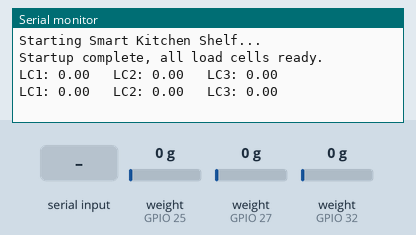
Simulated run of this sketch. Board: ESP32. Parts: the last lines printed to the serial monitor. The test bench sets the inputs (shaded band); at power-on: weight on the scale (sensors on GPIO 25, GPIO 27, GPIO 32) 0 g. WiFi joins after 1.5 s; servers stay silent unless stated.

Above: at 10.2 s.
10.3 s: "t" received over Serial
At 10.9 s:
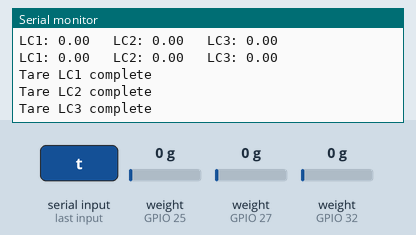
11.8 s: weight on the scale (sensor on GPIO 25) set to 100 g
At 12.4 s:
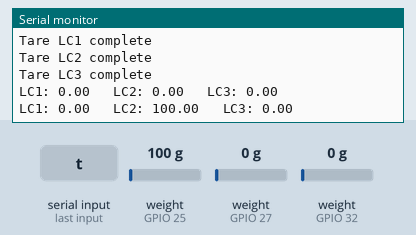
13.3 s: weight on the scale (sensor on GPIO 27) set to 100 g
At 14.6 s:
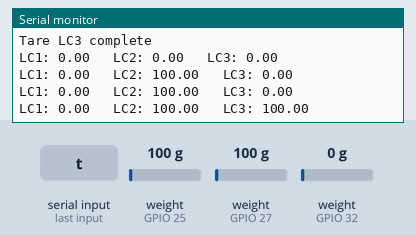
14.8 s: weight on the scale (sensor on GPIO 32) set to 100 g
At 15.8 s:
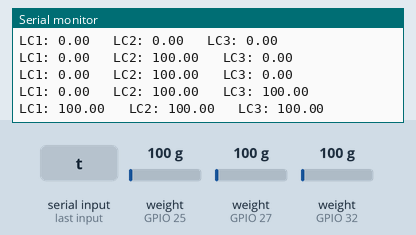
16.3 s: weight on the scale (sensor on GPIO 25) set to 1250 g
At 17.6 s:
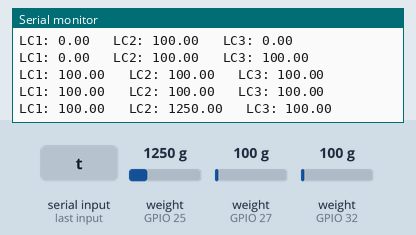
17.8 s: weight on the scale (sensor on GPIO 27) set to 1250 g
At 18.7 s:
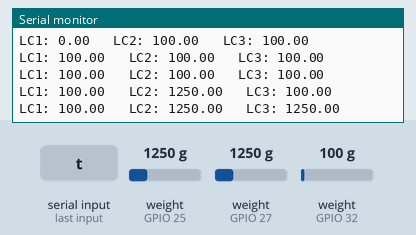
Timing chart, 0 to 20.3 s (numbered marks = the images above; inputs shaded):
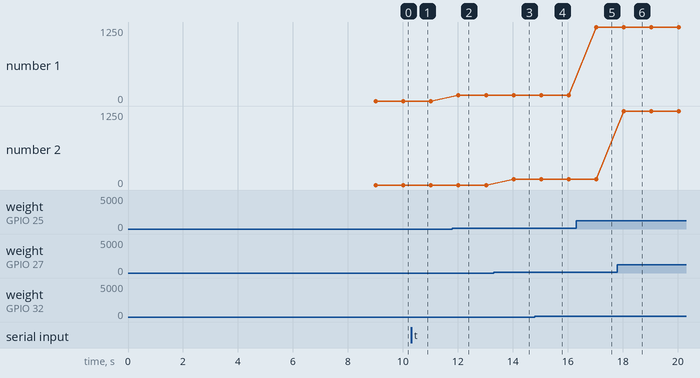

Measured:
- after the input at 10.3 s, the serial monitor: prints a new line at once (image 1)
- after the input at 11.8 s, the serial monitor: prints a new line after 0.22 s (image 2)
- after the input at 13.3 s, the serial monitor: prints a new line after 0.73 s (image 3)
- after the input at 14.8 s, the serial monitor: prints a new line after 0.23 s (image 4)
- after the input at 16.3 s, the serial monitor: prints a new line after 0.73 s (image 5)
- after the input at 17.8 s, the serial monitor: prints a new line after 0.24 s (image 6)
- plotted number 1: 0 → 100 after the input at 11.8 s, 100 → 1250 after the input at 16.3 s

The sketch:

Read_and_Upload_to_Blynk.ino
```cpp
#define BLYNK_TEMPLATE_ID   "TMPL6XEybgOny"
#define BLYNK_TEMPLATE_NAME "Smart Kitchen Shelf"
#define BLYNK_AUTH_TOKEN    "5JwB2c5uMV_s0WmHNYrf91dN-_fukqah"

#include <HX711_ADC.h>
#include <WiFi.h>
#include <BlynkSimpleEsp32.h>
#if defined(ESP8266) || defined(ESP32) || defined(AVR)
#include <EEPROM.h>
#endif


char ssid[] = "xenos";
char pass[] = "01912390015";

const int HX711_dout_1 = 32;
const int HX711_sck_1  = 33;
const int HX711_dout_2 = 25;
const int HX711_sck_2  = 26;
const int HX711_dout_3 = 27;
const int HX711_sck_3  = 14;


HX711_ADC LoadCell_1(HX711_dout_1, HX711_sck_1);
HX711_ADC LoadCell_2(HX711_dout_2, HX711_sck_2);
HX711_ADC LoadCell_3(HX711_dout_3, HX711_sck_3);

float calibrationValue_1 = -412.10;
float calibrationValue_2 = 719.47;
float calibrationValue_3 = -389.26;

unsigned long t = 0;

void setup() {
  Serial.begin(57600); delay(10);
  Serial.println();
  Serial.println("Starting Smart Kitchen Shelf...");


  Blynk.begin(BLYNK_AUTH_TOKEN, ssid, pass);


  LoadCell_1.begin();
  LoadCell_2.begin();
  LoadCell_3.begin();

  unsigned long stabilizingtime = 2000;
  boolean _tare = true;

  byte lc1_rdy = 0, lc2_rdy = 0, lc3_rdy = 0;

  while ((lc1_rdy + lc2_rdy + lc3_rdy) < 3) {
    if (!lc1_rdy) lc1_rdy = LoadCell_1.startMultiple(stabilizingtime, _tare);
    if (!lc2_rdy) lc2_rdy = LoadCell_2.startMultiple(stabilizingtime, _tare);
    if (!lc3_rdy) lc3_rdy = LoadCell_3.startMultiple(stabilizingtime, _tare);
  }

  if (LoadCell_1.getTareTimeoutFlag()) Serial.println("Timeout HX711 #1");
  if (LoadCell_2.getTareTimeoutFlag()) Serial.println("Timeout HX711 #2");
  if (LoadCell_3.getTareTimeoutFlag()) Serial.println("Timeout HX711 #3");

  LoadCell_1.setCalFactor(calibrationValue_1);
  LoadCell_2.setCalFactor(calibrationValue_2);
  LoadCell_3.setCalFactor(calibrationValue_3);

  Serial.println("Startup complete, all load cells ready.");
}

void loop() {
  Blynk.run();

  static boolean newDataReady = 0;
  const int sendInterval = 1000;


  if (LoadCell_1.update()) newDataReady = true;
  if (LoadCell_2.update()) newDataReady = true;
  if (LoadCell_3.update()) newDataReady = true;

  if (newDataReady) {
    if (millis() > t + sendInterval) {
      float val1 = LoadCell_1.getData();
      float val2 = LoadCell_2.getData();
      float val3 = LoadCell_3.getData();

      Serial.print("LC1: "); Serial.print(val1);
      Serial.print("   LC2: "); Serial.print(val2);
      Serial.print("   LC3: "); Serial.println(val3);
      Serial.println();

      Blynk.virtualWrite(V0, val1);
      Blynk.virtualWrite(V1, val2);
      Blynk.virtualWrite(V2, val3);

      newDataReady = 0;
      t = millis();
    }
  }


  if (Serial.available() > 0) {
    char inByte = Serial.read();
    if (inByte == 't') {
      LoadCell_1.tareNoDelay();
      LoadCell_2.tareNoDelay();
      LoadCell_3.tareNoDelay();
    }
  }

  if (LoadCell_1.getTareStatus()) Serial.println("Tare LC1 complete");
  if (LoadCell_2.getTareStatus()) Serial.println("Tare LC2 complete");
  if (LoadCell_3.getTareStatus()) Serial.println("Tare LC3 complete");
}
```
